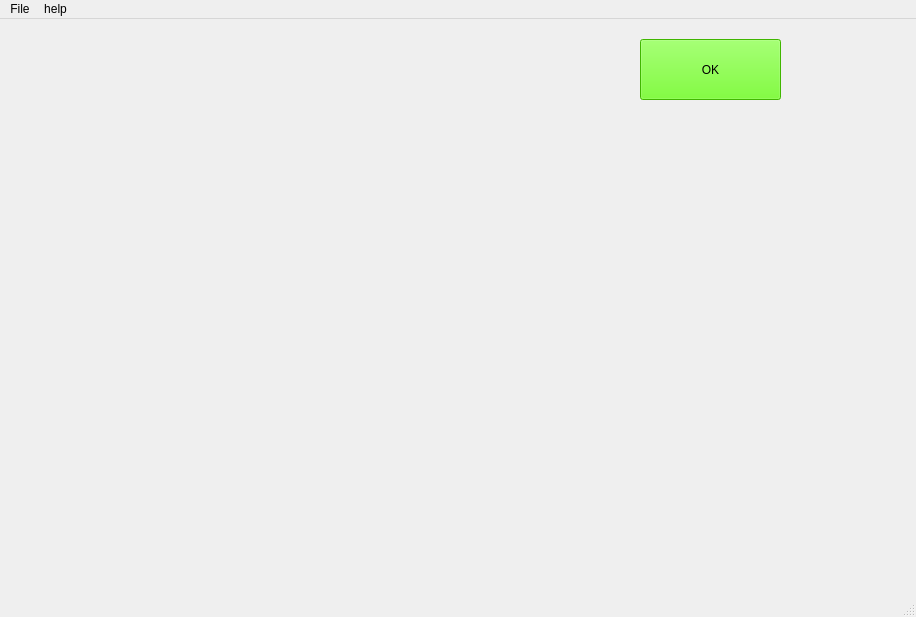
<?xml version="1.0" encoding="UTF-8"?>
<ui version="4.0">
 <class>MainWindow</class>
 <widget class="QMainWindow" name="MainWindow">
  <property name="geometry">
   <rect>
    <x>0</x>
    <y>0</y>
    <width>916</width>
    <height>617</height>
   </rect>
  </property>
  <property name="windowTitle">
   <string>MainWindow</string>
  </property>
  <widget class="QWidget" name="centralwidget">
   <widget class="QLabel" name="db_name">
    <property name="geometry">
     <rect>
      <x>20</x>
      <y>10</y>
      <width>81</width>
      <height>31</height>
     </rect>
    </property>
    <property name="text">
     <string/>
    </property>
   </widget>
   <widget class="QPushButton" name="OKButton">
    <property name="geometry">
     <rect>
      <x>640</x>
      <y>20</y>
      <width>141</width>
      <height>61</height>
     </rect>
    </property>
    <property name="styleSheet">
     <string notr="true">background-color: rgb(89, 255, 0);</string>
    </property>
    <property name="text">
     <string>OK</string>
    </property>
   </widget>
   <widget class="QLabel" name="plate_picture">
    <property name="geometry">
     <rect>
      <x>0</x>
      <y>130</y>
      <width>911</width>
      <height>441</height>
     </rect>
    </property>
    <property name="text">
     <string/>
    </property>
    <property name="pixmap">
     <pixmap>../sofistik/result/test_image_from_python.bmp</pixmap>
    </property>
    <property name="scaledContents">
     <bool>true</bool>
    </property>
   </widget>
   <widget class="QLabel" name="plate_group">
    <property name="geometry">
     <rect>
      <x>120</x>
      <y>10</y>
      <width>71</width>
      <height>20</height>
     </rect>
    </property>
    <property name="text">
     <string/>
    </property>
   </widget>
  </widget>
  <widget class="QMenuBar" name="menubar">
   <property name="geometry">
    <rect>
     <x>0</x>
     <y>0</y>
     <width>916</width>
     <height>22</height>
    </rect>
   </property>
   <widget class="QMenu" name="menuFile">
    <property name="title">
     <string>File</string>
    </property>
    <addaction name="actionOpen_database"/>
    <addaction name="separator"/>
    <addaction name="actionexit"/>
   </widget>
   <widget class="QMenu" name="menuhelp">
    <property name="title">
     <string>help</string>
    </property>
    <addaction name="actionabout"/>
   </widget>
   <addaction name="menuFile"/>
   <addaction name="menuhelp"/>
  </widget>
  <widget class="QStatusBar" name="statusbar"/>
  <action name="actionOpen_database">
   <property name="text">
    <string>Open database...</string>
   </property>
  </action>
  <action name="actionabout">
   <property name="text">
    <string>about</string>
   </property>
  </action>
  <action name="actionexit">
   <property name="text">
    <string>exit</string>
   </property>
  </action>
 </widget>
 <resources/>
 <connections/>
</ui>
